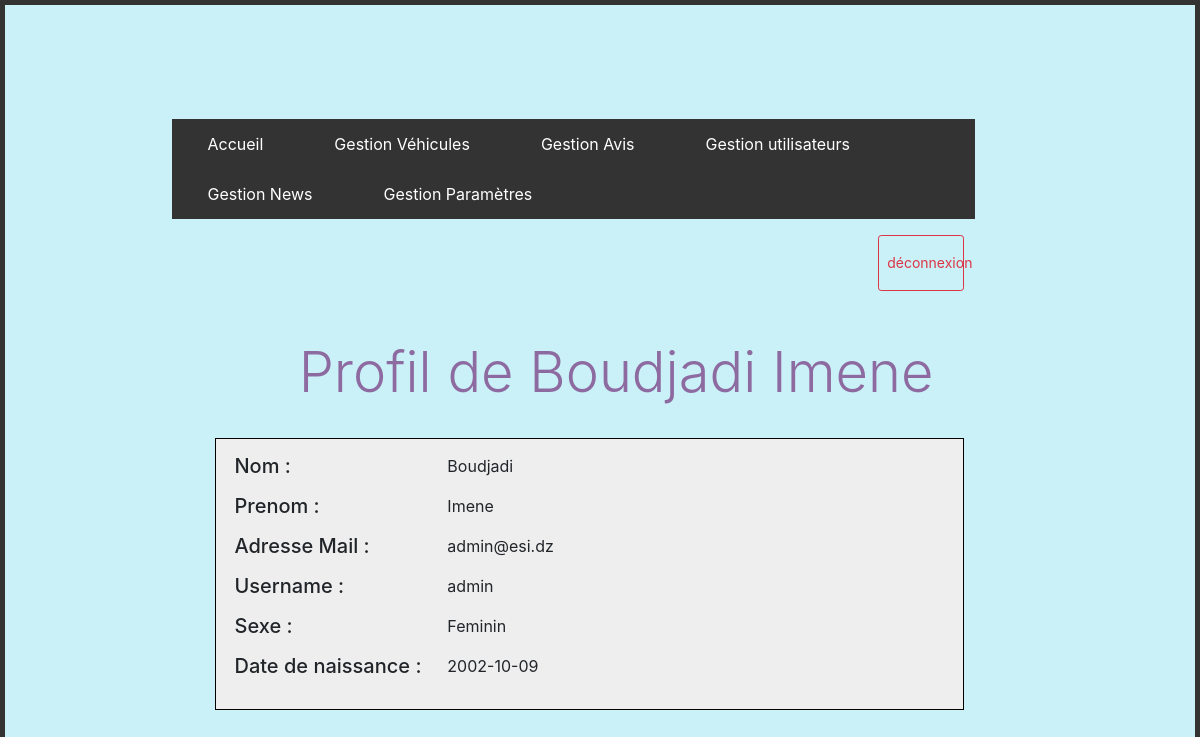
/routers/AfficherProfilFromAdmin.php?idUser=1, run on the app's committed database.
### tables this page shows
CREATE TABLE IF NOT EXISTS User(
    idUser int primary key not null auto_increment,
    NomUser varchar(100),
    PrenomUser varchar(100),
    username varchar(100),
    Sexe enum('Feminin', 'Masculin'),
    DateNaissance date,
    Adresse_mail VARCHAR(100),
    MotDePasse VARCHAR(100),
    etat enum('user', 'admin'),
    EtatCompte enum('actif', 'bloque','supprime'),
    InscValide tinyint(1),
    Photo VARCHAR(200)
);

### Controller/profilController.php (called while the page is built, shortened)
<?php
require_once('../Model/LoginModel.php');
require_once '../View/ProfilView.php';
class profilController {
    public function AfficherProfilPageFromadmin($iduser){
        $LoginModel = new LoginModel();
        $infos = $LoginModel -> FindInfosPersonbyid($iduser);
        $ProfilView = new ProfilView();
        $ProfilView->AfficherProfilPageFromadmin($infos);
    }
}
?>

### Model/LoginModel.php (called while the page is built, shortened)
<?php
class LoginModel{
    public function FindInfosPersonbyid($iduser){
        try {
            $db = new dbController();
            $pdo = $db->connect();
            $query = $pdo->prepare("SELECT * FROM User WHERE idUser =:iduser");
            $query->bindParam(':iduser', $iduser, PDO::PARAM_STR);
            $query->execute();
            $infos = $query->fetch(PDO::FETCH_ASSOC);
            return $infos;
        }catch(Exception $e){
            echo "Erreur" ;
        }
    }
}
?>

### View/ProfilView.php (the view, shortened to what this page needs)
<?php
require_once('../Controller/profilController.php');
require_once('../View/Template.php');
class ProfilView extends Template{
    public function AfficherInfos($infos){
        if ($infos) {
            ?>
        <div style="background-color: #EEEEEE; max-width: 70%; margin-left: 14%; border: 1px solid black;">
    <div style="max-width: 95%; margin-top: 2%; margin-bottom: 2%; margin-left: 2.5%;">
        <div style="display: flex; flex-direction: row;">
            <div style="flex: 0 0 30%;"><h5 style="margin-top: 0%;">Nom :</h5></div>
            <div style="flex: 0 0 70%;"><p><?php echo $infos['NomUser']; ?></p></div>
        </div>
        <div style="display: flex; flex-direction: row;">
            <div style="flex: 0 0 30%;"><h5 style="margin-top: 0%;">Prenom :</h5></div>
            <div style="flex: 0 0 70%;"><p><?php echo $infos['PrenomUser']; ?></p></div>
        </div>
        <div style="display: flex; flex-direction: row;">
            <div style="flex: 0 0 30%;"> <h5 style="margin-top: 0%;">Adresse Mail : </h5></div>
            <div style="flex: 0 0 70%;">  <p ><?php echo $infos['Adresse_mail']; ?></p></div>
        </div>
        <div style="display: flex; flex-direction: row;">
            <div style="flex: 0 0 30%;"><h5 style="margin-top: 0%;">Username :</h5></div>
            <div style="flex: 0 0 70%;"><p><?php echo $infos['username']; ?></p></div>
        </div>
        <div style="display: flex; flex-direction: row;">
            <div style="flex: 0 0 30%;"><h5 style="margin-top: 0%;">Sexe :</h5></div>
            <div style="flex: 0 0 70%;"><p><?php echo $infos['Sexe']; ?></p></div>
        </div>
        <div style="display: flex; flex-direction: row;">
            <div style="flex: 0 0 30%;"><h5 style="margin-top: 0%;"> Date de naissance :</h5></div>
            <div style="flex: 0 0 70%;"><p><?php echo $infos['DateNaissance']; ?></p></div>
        </div>
    </div>
</div>
            <?php
        }
    }
            ?>
        <?php
    public function AfficherProfilPageFromadmin($infos){
        echo '<div>';
        echo '<ul class="menuUser" style="list-style-type: none;  padding: 0;overflow: hidden;  background-color: #333333; width: 75%; margin-top:5%;  margin-left: 10%;">';
            echo '<li style="float: left;"><a href="../routers/admin.php">Accueil</a></li>';
            echo '<li style="float: left;"><a href="../routers/AdmingestionVehicule.php">Gestion Véhicules</a></li>';
            echo '<li style="float: left;"><a href="../routers/AdminAvisGestion.php">Gestion Avis</a></li>';
            echo '<li style="float: left;"><a href="../routers/AdminGestionUser.php">Gestion utilisateurs</a></li>';
            echo '<li style="float: left;"><a href="../routers/AdminGestionNews.php">Gestion News</a></li>';
            echo '<li style="float: left;"><a href="#">Gestion Paramètres</a></li>';
        echo '</ul>';
        echo '</div>';
        echo '<form method="post" action="../routers/Admin.php">';
        echo '<button name="logout" value="logout" class="btn btn-outline-danger btn-sm" type="submit" style="margin-left: 76%;margin-top:0%;width:8%;height:7vh; margin-right:3%;">déconnexion</Button>';
        echo '</form>';
        echo '<h1 class="mt-5 text-center display-4" style="margin-top:2%;margin-left:3%; color:#8D6A9F;margin-bottom:3%;">Profil de ' . $infos["NomUser"] . ' ' . $infos["PrenomUser"] . '</h1>';
        $this->AfficherInfos($infos);
    }
}
?>

### View/ProfilView.php (style rules this page uses)
.menuUser li a { display: block; color: white;text-align: center;text-decoration: none;padding: 13px 35.5px; }

### data on the page
user: NomUser "Boudjadi", PrenomUser "Imene", Adresse_mail "admin@esi.dz", username "admin", Sexe "Feminin", DateNaissance "2002-10-09"
